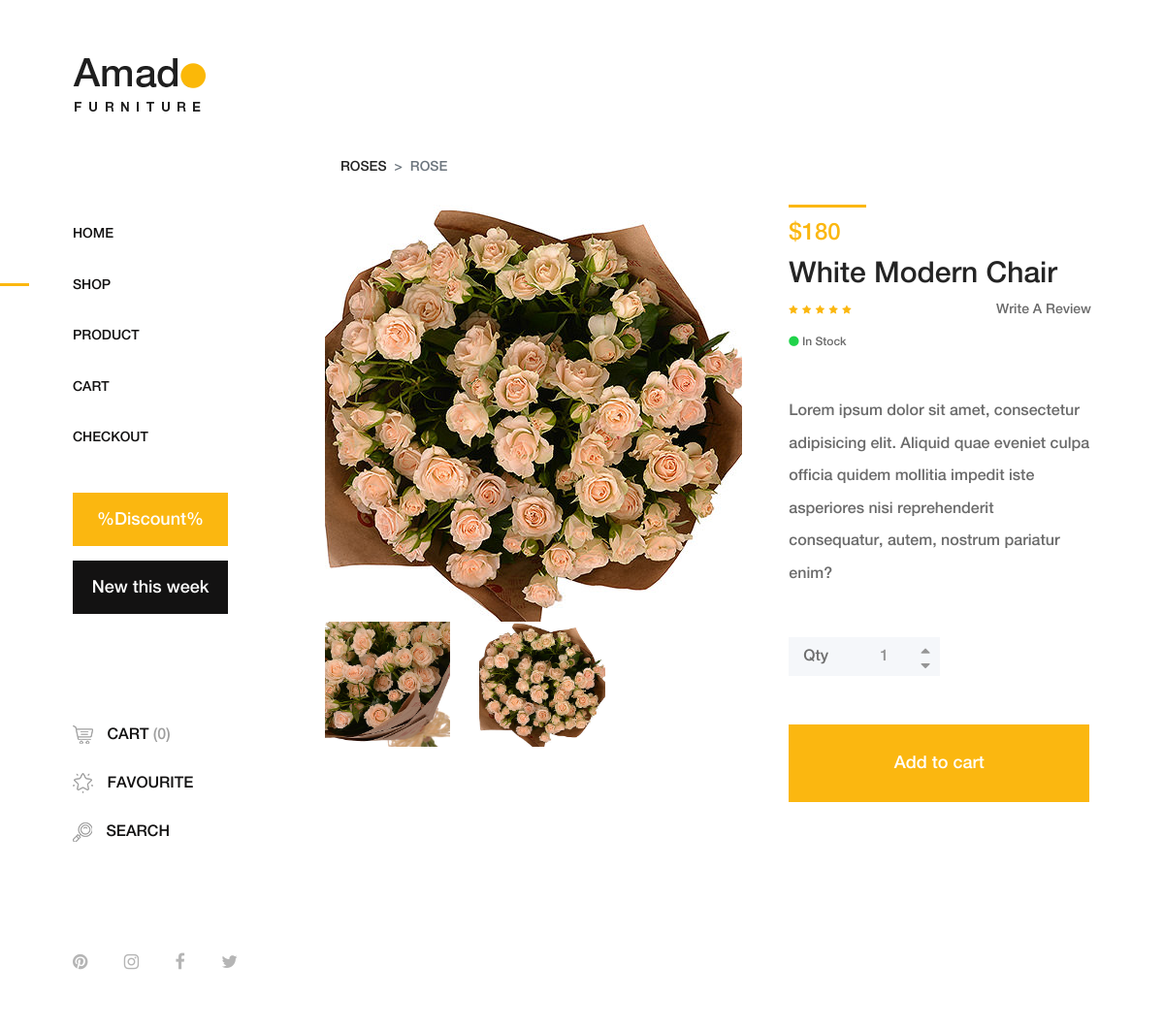
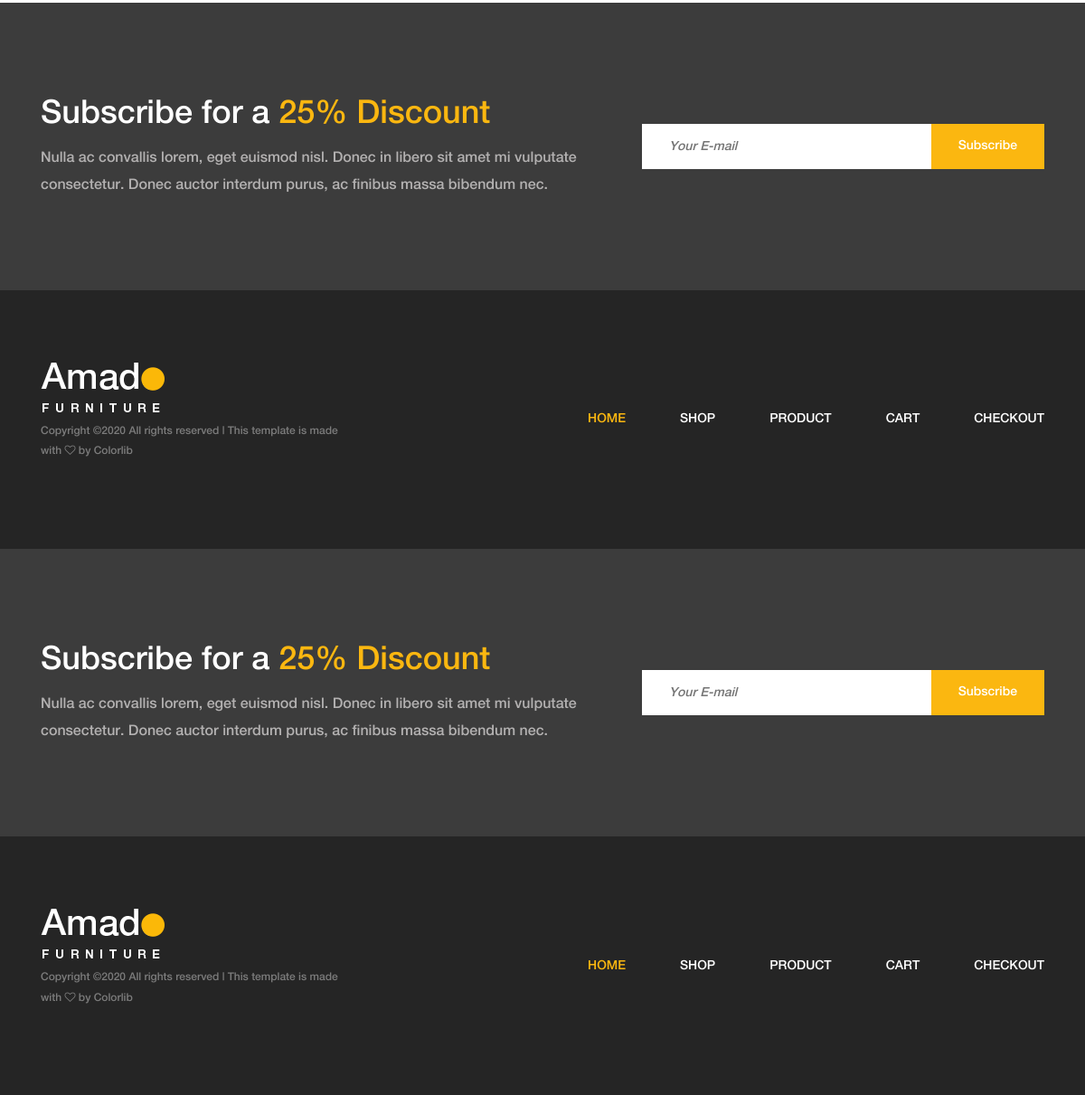
Screenshot of /product_detail/rose/ with the database file from the repository (2 pictures, top to bottom).
### shop/models.py (models this page shows, shortened)
class Product(models.Model):
    slug = models.SlugField(max_length=100)
    category = models.ForeignKey(Category, related_name='products', on_delete=models.CASCADE)
    price = models.DecimalField(decimal_places=2, max_digits=10)
    title = models.CharField(max_length=100)
    description = models.CharField(max_length=500)
    created_at = models.DateTimeField(auto_now_add=True)
    updated_at = models.DateTimeField(auto_now=True)
    stock = models.PositiveIntegerField('Скидка в процентах', blank=True, null=True, default=0)
    available = models.BooleanField(default=True)
    class Meta:
        verbose_name = 'Продукт'
        verbose_name_plural = 'Продукты'

class Category(models.Model):
    title = models.CharField(max_length=100)
    class Meta:
        verbose_name_plural = "Категории"
        verbose_name = "Категория"
    def __str__(self):
        return self.title

class ProductImage(models.Model):
    image = models.ImageField(upload_to='products/%Y/%m/%d/', blank=True)
    product = models.ForeignKey(Product, related_name='images', on_delete=models.CASCADE)
    class Meta:
        verbose_name = 'Картинка'
        verbose_name_plural = 'Картинки'

### shop/views.py (the view)
# urls.py: path('product_detail/<slug:slug>/', ProductDetailView.as_view(), name='product_detail')
class ProductDetailView(View):
    def get(self, request, slug):
        product = get_object_or_404(Product, slug=slug)
        first_product_image = product.images.first()
        product_images = product.images.all()[1:]
        context = {
            'product': product,
            'product_images': product_images,
            'first_product_image': first_product_image
        }
        template = 'shop/product_detail.html'
        return render(request, template, context)

### templates/shop/product_detail.html (shortened to what this page needs)
{% extends 'base.html' %}
{% load static %}
{% block content %}
    <div class="main-content-wrapper d-flex clearfix">
        {% include 'includes/header.html' %}
        <div class="single-product-area section-padding-100 clearfix">
            <div class="container-fluid">
                <div class="row">
                    <div class="col-12">
                        <nav aria-label="breadcrumb">
                            <ol class="breadcrumb mt-50">
                                <li class="breadcrumb-item"><a href="#">{{product.category}}</a></li>
                                <li class="breadcrumb-item active" aria-current="page">{{ product.title }}</li>
                            </ol>
                        </nav>
                    </div>
                </div>
                <div class="row">
                    <div class="col-12 col-lg-7">
                        <div class="row">
                            <div class="col">
                                <img src="{{ first_product_image.image.url }}" alt="альтернативный текст">
                            </div>
                        </div>
                        <div class="row">
                            {% for im in product_images%}
                                <div class="col-4">
                                    <img src="{{ im.image.url }}" alt="альтернативный текст">
                                </div>
                            {% endfor %}
                        </div>
                    </div>
                    <div class="col-12 col-lg-5">
                        <div class="single_product_desc">
                            <div class="product-meta-data">
                                <div class="line"></div>
                                <p class="product-price">$180</p>
                                <a href="product-details.html">
                                    <h6>White Modern Chair</h6>
                                </a>
                                <div class="ratings-review mb-15 d-flex align-items-center justify-content-between">
                                    <div class="ratings">
                                        <i class="fa fa-star" aria-hidden="true"></i>
                                        <i class="fa fa-star" aria-hidden="true"></i>
                                        <i class="fa fa-star" aria-hidden="true"></i>
                                        <i class="fa fa-star" aria-hidden="true"></i>
                                        <i class="fa fa-star" aria-hidden="true"></i>
                                    </div>
                                    <div class="review">
                                        <a href="#">Write A Review</a>
                                    </div>
                                </div>
                                <p class="avaibility"><i class="fa fa-circle"></i> In Stock</p>
                            </div>
                            <div class="short_overview my-5">
                                <p>Lorem ipsum dolor sit amet, consectetur adipisicing elit. Aliquid quae eveniet culpa officia quidem mollitia impedit iste asperiores nisi reprehenderit consequatur, autem, nostrum pariatur enim?</p>
                            </div>
                            <form class="cart clearfix" method="post">
                                <div class="cart-btn d-flex mb-50">
                                    <p>Qty</p>
                                    <div class="quantity">
                                        <span class="qty-minus" onclick="var effect = document.getElementById('qty'); var qty = effect.value; if( !isNaN( qty ) &amp;&amp; qty &gt; 1 ) effect.value--;return false;"><i class="fa fa-caret-down" aria-hidden="true"></i></span>
                                        <input type="number" class="qty-text" id="qty" step="1" min="1" max="300" name="quantity" value="1">
                                        <span class="qty-plus" onclick="var effect = document.getElementById('qty'); var qty = effect.value; if( !isNaN( qty )) effect.value++;return false;"><i class="fa fa-caret-up" aria-hidden="true"></i></span>
                                    </div>
                                </div>
                                <button type="submit" name="addtocart" value="5" class="btn amado-btn">Add to cart</button>
                            </form>
                        </div>
                    </div>
                </div>
            </div>
        </div>
    </div>
    <section class="newsletter-area section-padding-100-0">
        <div class="container">
            <div class="row align-items-center">
                <div class="col-12 col-lg-6 col-xl-7">
                    <div class="newsletter-text mb-100">
                        <h2>Subscribe for a <span>25% Discount</span></h2>
                        <p>Nulla ac convallis lorem, eget euismod nisl. Donec in libero sit amet mi vulputate consectetur. Donec auctor interdum purus, ac finibus massa bibendum nec.</p>
                    </div>
                </div>
                <div class="col-12 col-lg-6 col-xl-5">
                    <div class="newsletter-form mb-100">
                        <form action="#" method="post">
                            <input type="email" name="email" class="nl-email" placeholder="Your E-mail">
                            <input type="submit" value="Subscribe">
                        </form>
                    </div>
                </div>
            </div>
        </div>
    </section>
    <footer class="footer_area clearfix">
        <div class="container">
            <div class="row align-items-center">
                <div class="col-12 col-lg-4">
                    <div class="single_widget_area">
                        <div class="footer-logo mr-50">
                            <a href="index.html"><img src="img/core-img/logo2.png" alt=""></a>
                        </div>
                        <p class="copywrite">
Copyright &copy;<script>document.write(new Date().getFullYear());</script> All rights reserved | This template is made with <i class="fa fa-heart-o" aria-hidden="true"></i> by <a href="https://colorlib.com" target="_blank">Colorlib</a>
</p>
                    </div>
                </div>
                <div class="col-12 col-lg-8">
                    <div class="single_widget_area">
                        <div class="footer_menu">
                            <nav class="navbar navbar-expand-lg justify-content-end">
                                <div class="collapse navbar-collapse" id="footerNavContent">
                                    <ul class="navbar-nav ml-auto">
                                        <li class="nav-item active">
                                            <a class="nav-link" href="index.html">Home</a>
                                        </li>
                                        <li class="nav-item">
                                            <a class="nav-link" href="shop.html">Shop</a>
                                        </li>
                                        <li class="nav-item">
                                            <a class="nav-link" href="product-details.html">Product</a>
                                        </li>
                                        <li class="nav-item">
                                            <a class="nav-link" href="cart.html">Cart</a>
                                        </li>
                                        <li class="nav-item">
                                            <a class="nav-link" href="checkout.html">Checkout</a>
                                        </li>
                                    </ul>
                                </div>
                            </nav>
                        </div>
                    </div>
                </div>
            </div>
        </div>
    </footer>
{% endblock content %}

### rows the page displays
Product: category "ROSES", title "ROSE"
ProductImage: image (picture)
ProductImage: image (picture)
ProductImage: image (picture)
